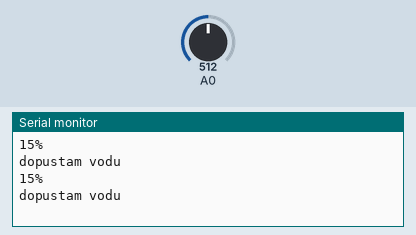
Simulated run of this sketch. Board: Arduino Uno, built with avr-gcc and run on an emulated ATmega328P. Parts: the last lines printed to the serial monitor. The inputs (shaded band) are chosen by the test bench; at power-on: A0 = 512.

Above: at 2.9 s.
3.0 s: A0 set to 716
At 4.9 s:
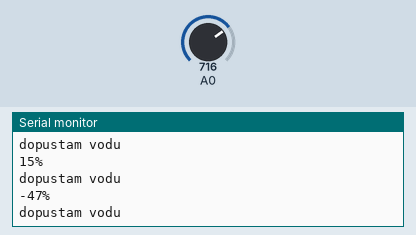
5.8 s: A0 set to 900
At 7.8 s:
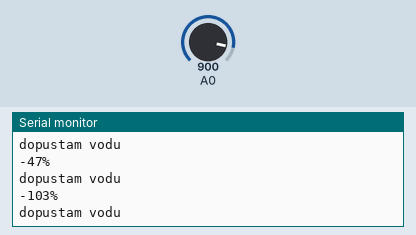
Timing chart, 0 to 9.3 s (numbered marks = the images above; inputs shaded):
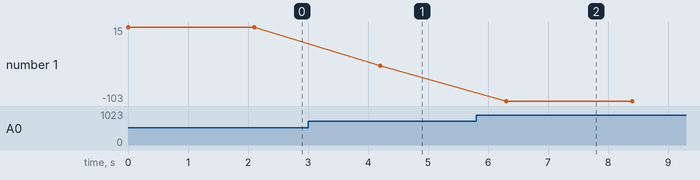

The sketch:

soilsensor.ino
```cpp
const int dry = 560;
const int wet = 231;
int sensor;
int percento;

void setup() {
  // put your setup code here, to run once:
Serial.begin(9600);
}

void loop() {
  sensor = analogRead(A0);
  percento = map(sensor, wet, dry, 100, 0);

  Serial.print(percento);
  Serial.println("%");
  //Serial.println(sensor);
  if(percento < 50)
  {
   Serial.println("dopustam vodu");
   delay(2000);
    }
  delay(100);
  // put your main code here, to run repeatedly:

}
```

Measured:
- after the input at 3.0 s, the serial monitor: prints a new line after 1.2 s (image 1)
- after the input at 5.8 s, the serial monitor: prints a new line after 0.50 s (image 2)
- plotted number 1: 15 → -47 after the input at 3.0 s, -47 → -103 after the input at 5.8 s
